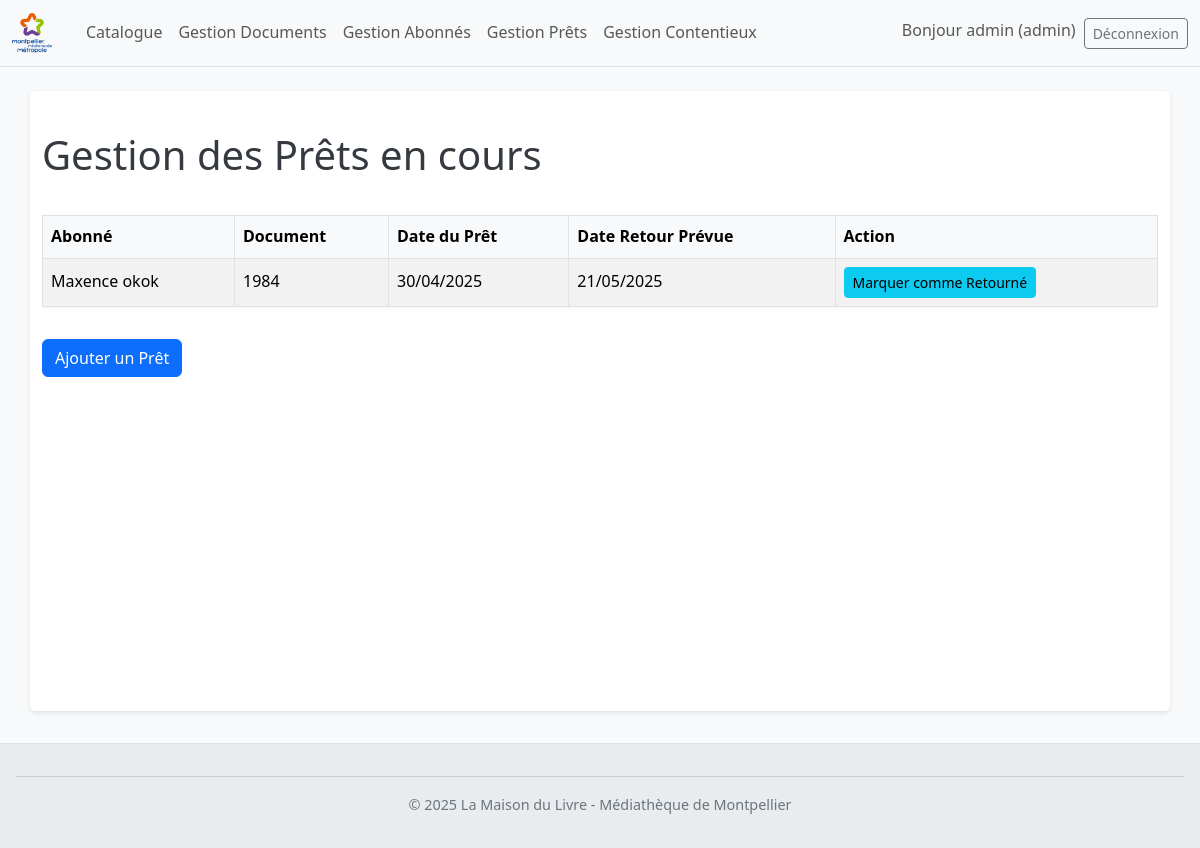
Screenshot of /admin/prets/index.php (signed in) with the database file from the repository.
### tables this page shows
CREATE TABLE IF NOT EXISTS `prets` (
  `id_pret` int NOT NULL AUTO_INCREMENT,
  `id_abonne` int DEFAULT NULL,
  `id_document` int DEFAULT NULL,
  `date_pret` date DEFAULT NULL,
  `date_retour_prevue` date DEFAULT NULL,
  `date_retour_reelle` date DEFAULT NULL,
  PRIMARY KEY (`id_pret`),
  KEY `id_abonne` (`id_abonne`),
  KEY `id_document` (`id_document`)
);

CREATE TABLE IF NOT EXISTS `abonnes` (
  `id_abonne` int NOT NULL AUTO_INCREMENT,
  `nom` varchar(100) DEFAULT NULL,
  `prenom` varchar(100) DEFAULT NULL,
  `date_naissance` date DEFAULT NULL,
  `email` varchar(100) DEFAULT NULL,
  `adresse` text,
  `ville` varchar(100) DEFAULT NULL,
  `code_postal` varchar(10) DEFAULT NULL,
  `tel` varchar(20) DEFAULT NULL,
  `date_inscription` date DEFAULT NULL,
  `actif` tinyint(1) DEFAULT '1',
  `mot_de_passe` varchar(255) DEFAULT NULL,
  PRIMARY KEY (`id_abonne`),
  UNIQUE KEY `email` (`email`)
);

CREATE TABLE IF NOT EXISTS `documents` (
  `id_document` int NOT NULL AUTO_INCREMENT,
  `titre` varchar(255) DEFAULT NULL,
  `auteur` varchar(255) DEFAULT NULL,
  `type` enum('livre','périodique','cd','livre audio','dvd','blu-ray') DEFAULT NULL,
  `date_parution` date DEFAULT NULL,
  `genre` varchar(100) DEFAULT NULL,
  `disponible` tinyint(1) DEFAULT '1',
  PRIMARY KEY (`id_document`)
);

### admin/prets/index.php (the view, shortened to what this page needs)
<?php
include('../../config.php');
include('../../includes/header.php');
$query = "SELECT p.id_pret, a.nom AS abonne_nom, a.prenom AS abonne_prenom, d.titre AS document_titre, p.date_pret, p.date_retour_prevue
          FROM prets p
          JOIN abonnes a ON p.id_abonne = a.id_abonne
          JOIN documents d ON p.id_document = d.id_document
          WHERE p.date_retour_reelle IS NULL
          ORDER BY p.date_retour_prevue ASC";
$stmt = $pdo->query($query);
$prets = $stmt->fetchAll(PDO::FETCH_ASSOC);
?>
<!DOCTYPE html>
<html lang="fr">
<head>
</head>
<body>
<main class="container mt-4">
    <h1>Gestion des Prêts en cours</h1>
    <div class="table-responsive">
        <table class="table table-striped table-hover">
            <thead class="table-light">
                <tr>
                    <th>Abonné</th>
                    <th>Document</th>
                    <th>Date du Prêt</th>
                    <th>Date Retour Prévue</th>
                    <th>Action</th>
                </tr>
            </thead>
            <tbody>
                <?php if (count($prets) > 0): ?>
                    <?php foreach ($prets as $pret): ?>
                        <tr>
                            <td><?php echo htmlspecialchars($pret['abonne_prenom'] . ' ' . $pret['abonne_nom']); ?></td>
                            <td><?php echo htmlspecialchars($pret['document_titre']); ?></td>
                            <td><?php echo htmlspecialchars(date('d/m/Y', strtotime($pret['date_pret']))); ?></td>
                            <td><?php echo htmlspecialchars(date('d/m/Y', strtotime($pret['date_retour_prevue']))); ?></td>
                            <td>
                                <a href="retourner.php?id_pret=<?php echo $pret['id_pret']; ?>" class="btn btn-sm btn-info" onclick="return confirm('Confirmer le retour de ce document ?');">Marquer comme Retourné</a>
                            </td>
                        </tr>
                    <?php endforeach; ?>
                <?php else: ?>
                    <tr>
                        <td colspan="5" class="text-center">Aucun prêt en cours.</td>
                    </tr>
                <?php endif; ?>
            </tbody>
        </table>
    </div>
    <a href="ajouter.php" class="btn btn-primary mt-3">Ajouter un Prêt</a>
</main>
</body>
<?php include('../../includes/footer.php'); ?>
</html>

### assets/css/style.css (style rules this page uses)
body { font-family: 'Segoe UI', Tahoma, Geneva, Verdana, sans-serif; margin: 0; padding: 0; line-height: 1.6; background-color: #f8f9fa; color: #333; }
main { padding: 1rem 2rem; max-width: 1200px; margin: 20px auto; background-color: #fff; box-shadow: 0 2px 4px rgba(0,0,0,0.1); border-radius: 5px; min-height: calc(100vh - 180px); }
h1, h2, h3 { color: #343a40; margin-top: 1.5rem; margin-bottom: 1rem; }
table { width: 100%; border-collapse: collapse; margin-top: 20px; margin-bottom: 20px; box-shadow: 0 1px 3px rgba(0,0,0,0.05); background-color: #fff; }
th, td { border: 1px solid #dee2e6; padding: 10px 12px; text-align: left; vertical-align: middle; }
th { background-color: #f1f3f5; font-weight: 600; color: #495057; }

### rows the page displays
prets: id_abonne.nom "Maxence okok", id_document.titre "1984", date_pret "30/04/2025", date_retour_prevue "21/05/2025"

### other values shown
$_SESSION['user_prenom'] "admin"
$_SESSION['user_role'] "admin"
